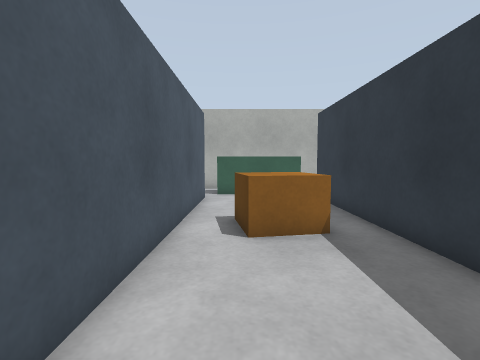
view 1 (above)

17 first-person views from a walk through a robot-simulator world made for Gazebo. The camera is 0.86 m above the floor, tilts 4° down and sees 85° across. The floor is counted in squares, 0.5 m on a side. Each view is taken from the middle of a square. On the plan, view 1 faces up. The plan holds only what a view shows up to about 15 squares ahead; the rest is blank.

view 2
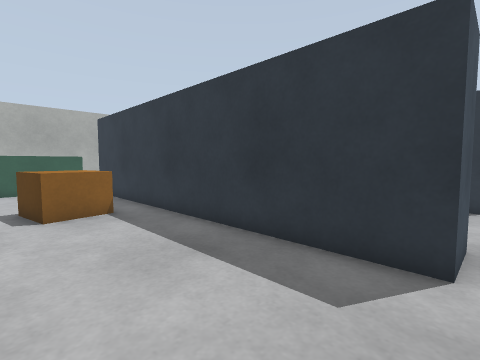

view 3
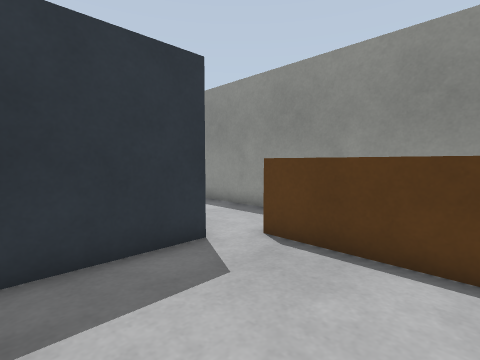

view 4
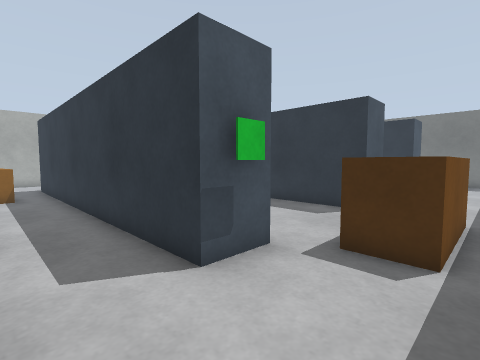

view 5
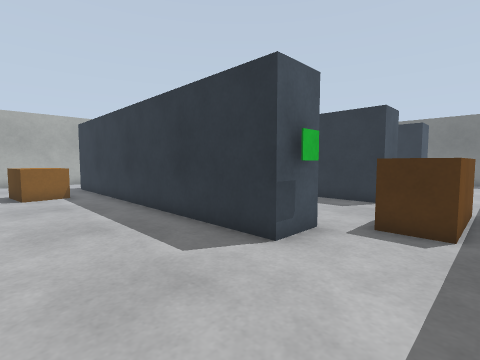

view 6
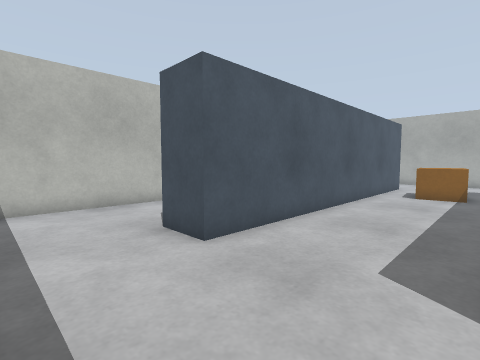

view 7
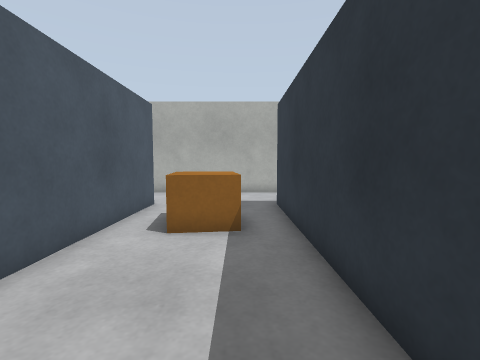

view 8
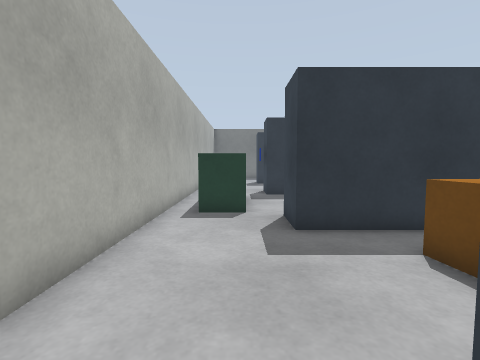

view 9
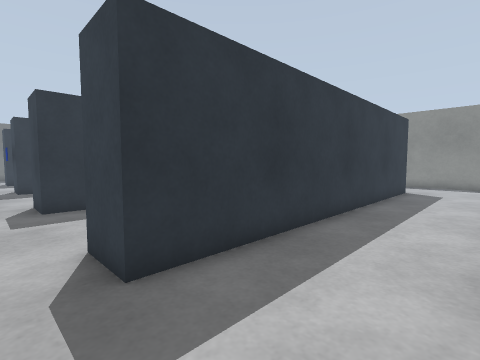

view 10
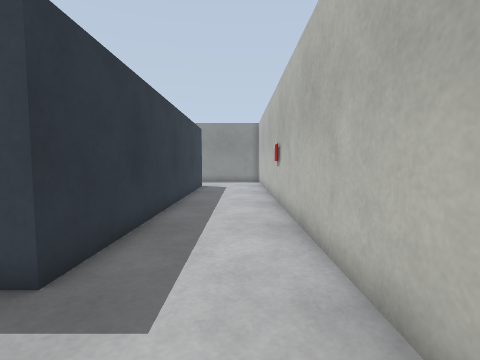

view 11
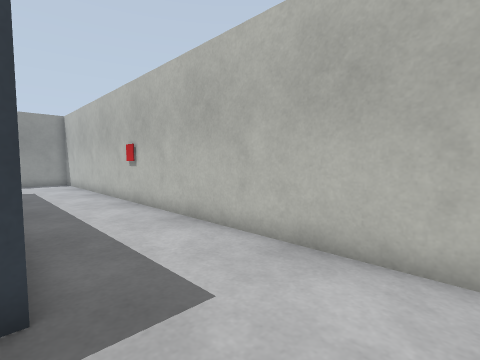

view 12
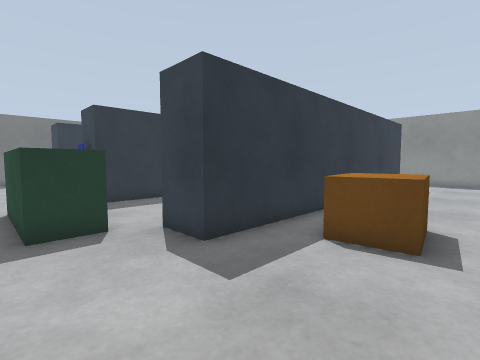

view 13
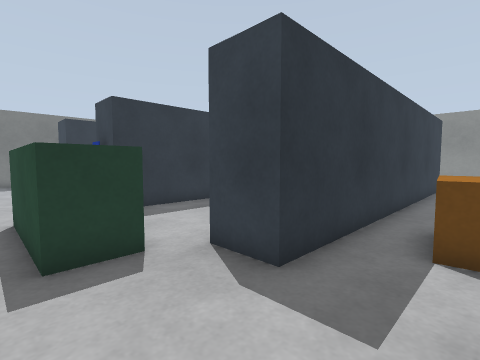

view 14
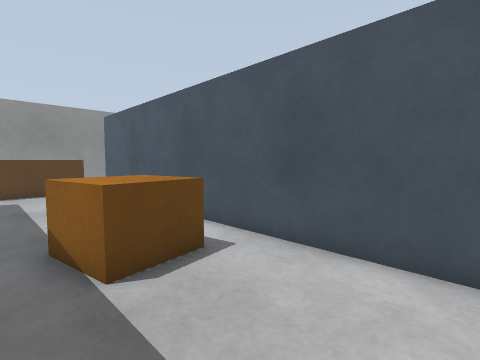

view 15
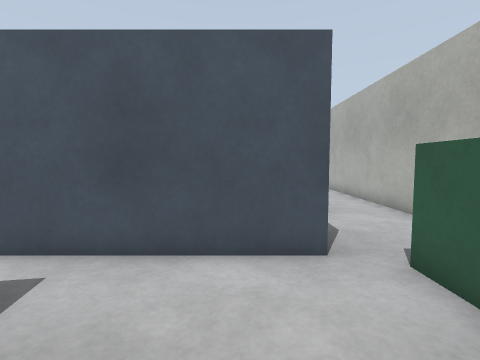

view 16
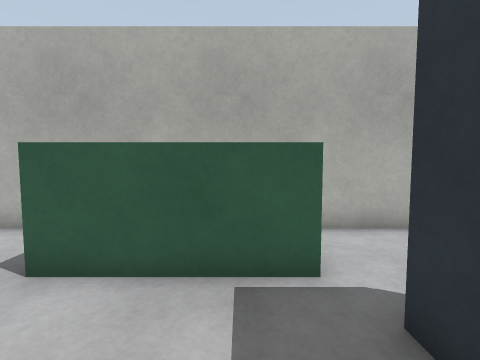

view 17
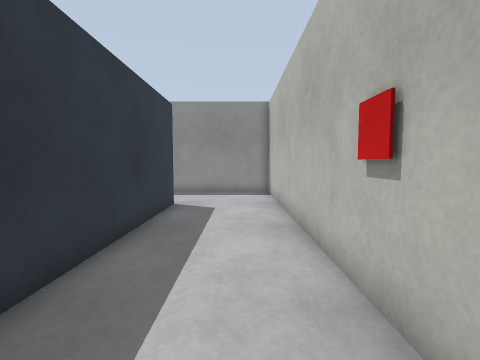

### Floor plan
Ten units are one square. View 1 is at (0, 0); x grows to the right and y downward. Boxes are objects, and circles mark ways between rooms. Rooms are numbered by the first view taken in them; rooms with no view inside come last. Other rooms are left out.
<svg viewBox="-151 -171 212 242">
<path fill="none" stroke="#000" d="M-17 -126 -17 26M56 26 37 26 37 -126 42 -126M-8 66 56 66M54 -166 -16 -166M-85 -126 -85 26M-35 26 -35 -126 -17 -126M-17 26 -24 26M-16 -166 -86 -166M-85 26 -103 26 -103 -126 -85 -126M-146 -159 -146 66 -92 66M-86 -166 -121 -166"/>
<rect x="-15" y="35" width="50" height="20" fill="#bbb"><title>brown box</title></rect>
<rect x="-15" y="-155" width="50" height="20" fill="#bbb"><title>green box</title></rect>
<rect x="-5" y="-85" width="30" height="30" fill="#bbb"><title>pallet</title></rect>
<rect x="45" y="-135" width="10" height="10" fill="#bbb"><title>other object</title></rect>
<rect x="-75" y="-105" width="30" height="30" fill="#bbb"><title>pallet</title></rect>
<rect x="-35" y="25" width="10" height="10" fill="#bbb"><title>green box</title></rect>
<circle cx="-25" cy="-145" r="3" fill="#2a7"/>
<circle cx="-25" cy="45" r="3" fill="#2a7"/>
<circle cx="-95" cy="-145" r="3" fill="#2a7"/>
<circle cx="-95" cy="45" r="3" fill="#2a7"/>
<text x="10" y="-50">1</text>
<text x="-60" y="-50">2</text>
<text x="-120" y="-50">3</text>
</svg>
Room 1 opens to room 2. Room 2 opens to room 3.

Where each view was taken, in squares from view 1:
view 1: 0 up, 0 right, facing up
view 2: 3 down, 1 left, facing up-right
view 3: 1 up, 1 left, facing down-right
view 4: 6 down, 6 left, facing up-right
view 5: 6 down, 8 left, facing up-right
view 6: 6 down, 4 left, facing up-left
view 7: 2 up, 5 left, facing up
view 8: 14 up, 10 left, facing right
view 9: 14 up, 14 left, facing down-right
view 10: 16 up, 13 left, facing down
view 11: 16 up, 10 left, facing down-left
view 12: 16 up, 8 left, facing down-right
view 13: 16 up, 6 left, facing down-right
view 14: 12 up, 3 right, facing down-left
view 15: 11 up, 3 right, facing left
view 16: 10 up, 2 right, facing up
view 17: 8 up, 13 left, facing down
